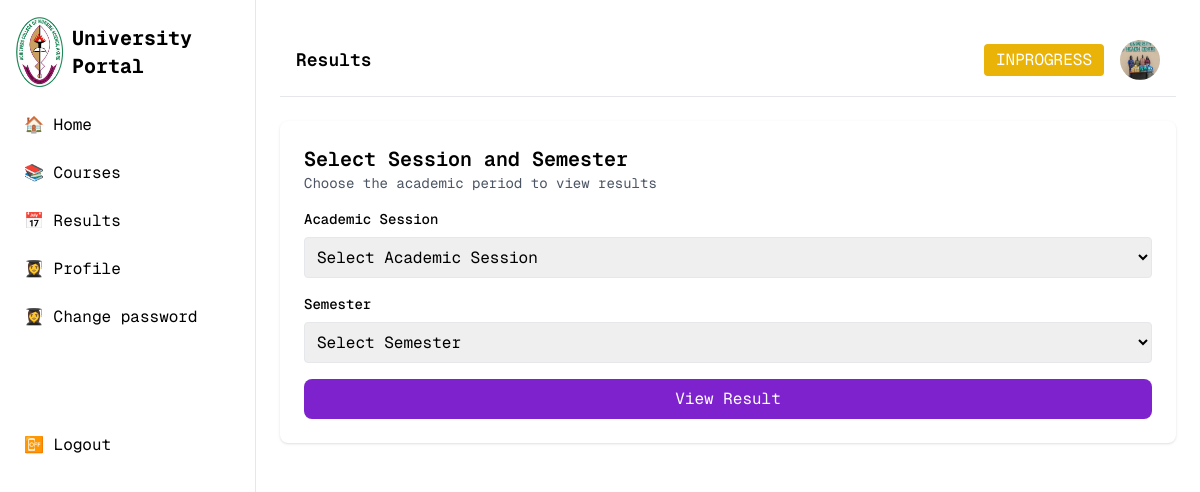
The page /stream_a/result/filter/ (signed in) on the database its author committed.
### stream_a/models.py (models this page shows, shortened)
class Student(models.Model):
    STUDENTSTATUS_CHOICES = (
        ('inprogress', 'In Progress'),
        ('failed', 'Failed'),
        ('graduated', 'Graduated'),
    )
    GENDER_CHOICES = (
        ('f', 'Female'),
        ('m', 'Male'),
    )
    user = models.OneToOneField(CustomUser, on_delete=models.CASCADE, related_name='stream_a_student', primary_key=True)
    otherNames = models.CharField(blank=True, null=True, max_length=80)
    surname = models.CharField(blank=True, null=True, max_length=80)
    currentLevel = models.ForeignKey(Level, on_delete=models.CASCADE, related_name='currentLevel', null=True, default=1)
    matricNumber = models.CharField(blank=True, null=True, max_length=30)
    jambNumber = models.CharField(blank=True, null=True, max_length=30)
    dateOfBirth = models.DateField()
    gender = models.CharField(blank=True, null=True, max_length=15, choices=GENDER_CHOICES)
    studentPhoneNumber = models.CharField(blank=True, null=True, max_length=15)
    college = models.ForeignKey(College, on_delete=models.CASCADE, null=True)
    department = models.ForeignKey(Department, on_delete=models.CASCADE, null=True)
    programme = models.ForeignKey(Programme, on_delete=models.CASCADE, related_name='students', blank=True, null=True)
    entrySession = models.ManyToManyField(Session, through='Enrollment', related_name='entrySession')
    currentSession = models.ForeignKey(Session, on_delete=models.SET_NULL, null=True, related_name='current_students')
    primaryEmail = models.CharField(blank=True, null=True, max_length=120)
    studentEmail = models.CharField(blank=True, null=True, max_length=120)
    bloodGroup = models.CharField(blank=True, null=True, max_length=20)
    genoType = models.CharField(blank=True, null=True, max_length=20)
    modeOfEntry = models.CharField(blank=True, null=True, max_length=50)
    entryLevel =  models.ForeignKey(Level, on_delete=models.CASCADE,  null=True, default=1)
    degree = models.CharField(blank=True, null=True, max_length=50)
    nationality = models.CharField(blank=True, null=True, max_length=110)
    stateOfOrigin = models.CharField(blank=True, null=True, max_length=110)
    localGovtArea = models.CharField(blank=True, null=True, max_length=110)
    passport = models.ImageField('image', default='images/placeholder.png', null=True, blank=True)
    student_status = models.CharField(max_length=100, choices=STUDENTSTATUS_CHOICES, default='inprogress')

### stream_a/views.py (the view, shortened to what this page needs)
# urls.py: path('result/filter/', views.ResultFilter, name='result_filter'),
@login_required
@user_passes_test(is_student, login_url="/404")
def ResultFilter(request):
    if request.user.is_authenticated:
        user = request.user
        student = get_object_or_404(Student, user=user)
        level = get_object_or_404(Level, name=student.currentLevel)
        current_session_model = Session.objects.filter(is_current=True).first()
        current_semester_model = Semester.objects.filter(is_current=True).first()
        earliest_session = student.entrySession.order_by("id").first()
        if earliest_session:
            sessions_from_earliest = Session.objects.filter(id__gte=earliest_session.id)
        else:
            sessions_from_earliest = Session.objects.none()  # No sessions available
        return render(
            request, "user/results-new.html", {"student": student, "sessions": sessions_from_earliest, "stream": user.stream}
        )

### stream_a/models.py (called while the page is built)
    def __str__(self):
        return self.name

### stream_a/views.py (called while the page is built)
def is_student(user):
    return user.is_authenticated and user.user_type == "student"

### templates/user/results-new.html (shortened to what this page needs)
{% extends 'base.html' %}
{% load static %}
{% block content %}
    <div class="min-h-screen w-full p-6">
    <div class="space-y-6">
        <header class="flex items-center justify-between bg-white mb-6 p-4 border-b">
            <h1 class="text-lg font-semibold">Results</h1>
            <div class="flex items-center gap-4">
                <span
                    class="px-3 py-1 rounded text-white {% if student.student_status == 'inprogress' %} bg-yellow-500 {% elif student.student_status == 'failed' %} bg-red-500 {% elif student.student_status == 'graduated' %} bg-green-500 {% endif %}">
                    {{ student.student_status|upper }}
                </span>
                <img
                    src="{{ student.passport.url }}"
                    alt="Student Photo"
                    class="w-10 h-10 rounded-full hover:cursor-pointer" />
            </div>
        </header>
        <div class="bg-white shadow rounded-lg p-6 container mx-auto">
            <h2 class="text-xl font-semibold">Select Session and Semester</h2>
            <p class="text-sm text-gray-600">Choose the academic period to view results</p>
            <form method="post" class="space-y-4">
                <div class="space-y-2">
                    <label for="session" class="block text-sm font-medium">Academic Session</label>
                    <select id="session" name="session-select" class="w-full p-2 border rounded">
                        <option value="">Select Academic Session</option>
                    </select>
                </div>
                <div class="space-y-2">
                    <label for="semester" class="block text-sm font-medium">Semester</label>
                    <select id="semester" name="semester-select" class="w-full p-2 border rounded">
                        <option value="">Select Semester</option>
                    </select>
                </div>
                <button type="submit" class="w-full bg-purple-700 text-white py-2 px-4 rounded-lg hover:bg-purple-800">View Result</button>
            </form>
        </div>
    </div>
</div>
{% endblock %}

### static/main.css (style rules this page uses)
* { font-family: 'GeistMono', monospace; font-size: 16px; line-height: 1.5; margin: 0; padding: 0; box-sizing: border-box; }

### rows shown on the page
Student: student_status "INPROGRESS", passport (picture)
